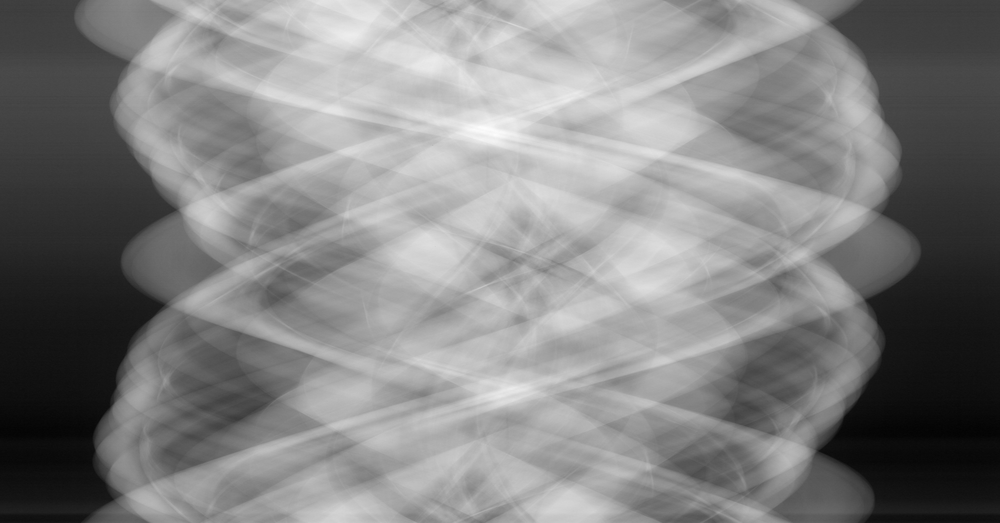
#> input picture walnut_divergent.png, 1000 x 523 px, shrunk from 2296 x 1200 before the run
$ python ct_reconstruction.py
#> lines starting #> are read from the running program, lines starting #| are printed output that depends on the picture
import numpy as np
import cv2
import matplotlib.pyplot as plt
from skimage.transform import radon, iradon

sinogram = cv2.imread("walnut_divergent.png", cv2.IMREAD_GRAYSCALE)
#> sinogram is the input picture: shape (523, 1000); min 2, max 253, mean 130
print(sinogram.shape)
#| (523, 1000)


def rebinning(sinogram, fod, fdd, W, center_offset):
#> called with fod = 540, fdd = 630, W = 120, center_offset = 0
    num_beta, num_gamma = sinogram.shape
#> num_beta = 523; num_gamma = 1000
    reconstruction = np.zeros((num_beta, num_gamma))

    Gamma = 2 * np.arctan(W / (2*fdd))

    beta_range = np.linspace(-Gamma / 2, 2 * np.pi + Gamma / 2, num_beta, endpoint=False)
#> beta_range = 523 values from -0.095 to 6.37
    gamma_range = np.linspace(-Gamma / 2, Gamma / 2, num_gamma)
#> gamma_range = 1000 values from -0.095 to 0.095

    theta = np.linspace(0, 2 * np.pi, num_beta, endpoint=False)
#> theta = 523 values from 0 to 6.27
    s_max = fod * np.sin(Gamma / 2)
    s = np.linspace(-s_max, s_max, num_gamma)
#> s = 1000 values from -51.2 to 51.2

    for i in range(num_gamma):
        gamma = - np.arcsin(s[i]/fod)
        if gamma < - Gamma / 2:
            gamma += Gamma / 2
        elif gamma >= Gamma / 2:
            gamma -= Gamma / 2

        for j in range(num_beta):
            beta = theta[j] - gamma

            index_gamma = np.argmin(np.abs(gamma_range - gamma))
            index_beta = np.argmin(np.abs(beta_range - beta))

            if beta < -Gamma / 2:
                beta += 2 * np.pi + Gamma / 2
            elif beta >= 2 * np.pi + Gamma / 2:
                beta -= 2 * np.pi + Gamma / 2

            reconstruction[j, i] = sinogram[index_beta, index_gamma]
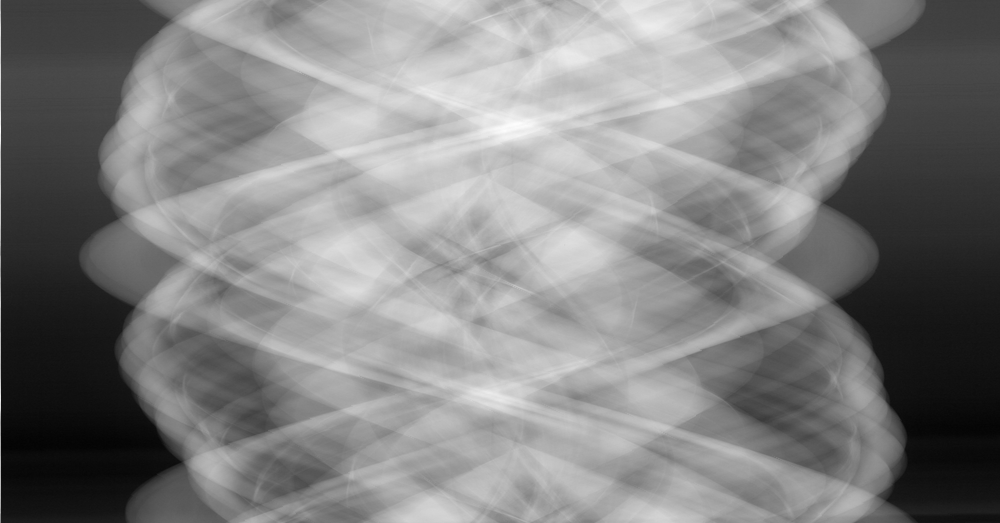
#> reconstruction: shape (523, 1000) float64; min 2, max 253, mean 130.1

    return reconstruction

parallel_sino = rebinning(sinogram, 540, 630, 120, 0)
print(parallel_sino.shape)
#| (523, 1000)

# [6 lines of commented-out code are left out]

def ram_lak_filter(size):
    freqs = np.fft.fftfreq(size).reshape(-1, 1)
    #print("freqs=",freqs)
    filter = 1-2*np.abs(freqs)
    #print("filter=",filter)
    return filter

def CTRadon(sinogram, angle):
#> called with angle = 360
    num_angles, num_projections = sinogram.shape
#> num_angles = 523
    angle_diff = np.linspace(0, angle, num_angles)

    res = np.zeros((num_projections, num_projections))

    center = (num_projections // 2, num_projections // 2)

    for num_angle in range(num_angles):
        x_ray = sinogram[num_angle, :]

        # Fourier 1D
        x_ray_fourier = np.fft.fftshift(np.fft.fft(np.fft.ifftshift(x_ray)))

        # Filter
        filter = ram_lak_filter(num_projections)
        x_ray_fourier_filtered = x_ray_fourier * filter.squeeze()

        # Inverse Fourier
        x_ray_back = np.fft.fftshift(np.fft.ifft(np.fft.ifftshift(x_ray_fourier_filtered))).real

        swift = np.tile(x_ray_back, (num_projections, 1))  # Repeat the x_ray to form an image
        matrix = cv2.getRotationMatrix2D(center=center, angle=angle_diff[num_angle], scale=1)
        rotated = cv2.warpAffine(swift, matrix, (num_projections, num_projections))

        res += rotated
#> this loop made 523 passes
#> pass 1, in CTRadon, `swift = np.tile(x_ray_back, (num_projections, 1))`:
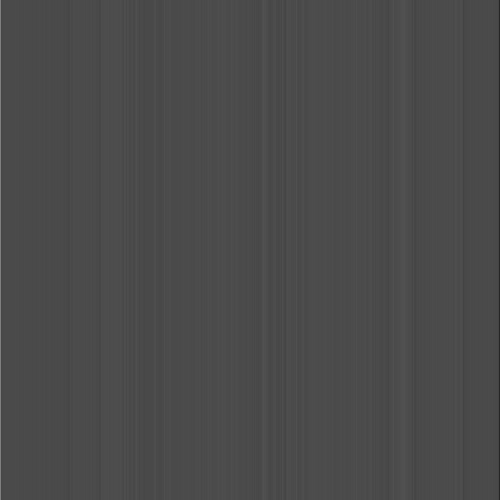
#> swift: shape (1000, 1000) float64 (shown at 1/2 size); min -23.12, max 55.58, mean 0; drawn with min black and max white
#> after the loop:
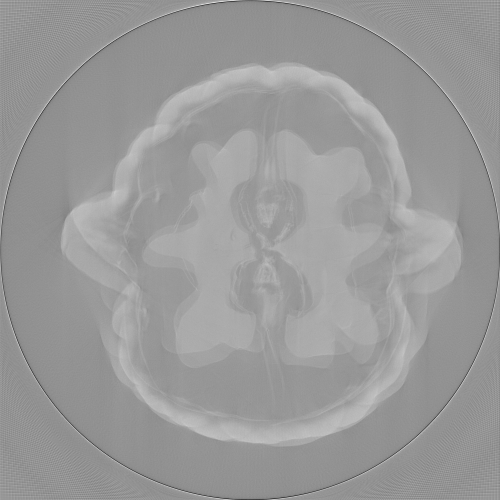
#> res: shape (1000, 1000) float64 (shown at 1/2 size); min -670.6, max 453.7, mean 7.9; drawn with min black and max white

    plt.imshow(res, cmap='gray')
    plt.axis('off')
    plt.title('CT Reconstructie')
    plt.show()
    print("Size of picture",res.shape)
#| Size of picture (1000, 1000)
# Voer de CTRadon functie uit met het geladen sinogram
CTRadon(parallel_sino, 360)
